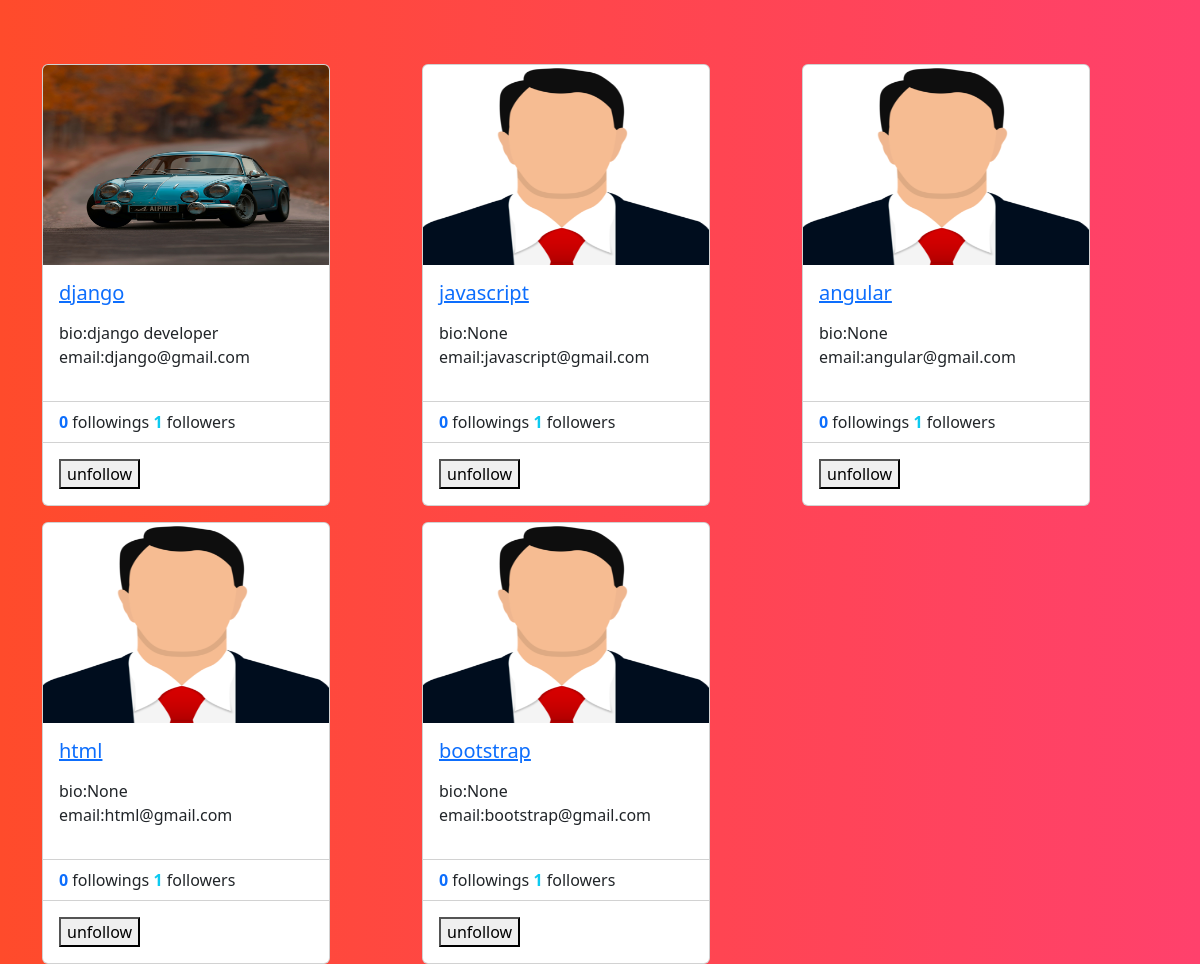
Screenshot of /profiles/all (signed in) with the database file from the repository.
### social/models.py (models this page shows)
class UserProfile(models.Model):
    user=models.OneToOneField(User,on_delete=models.CASCADE,related_name="profile")
    address=models.CharField(max_length=200,null=True)
    phone=models.CharField(max_length=200,null=True)
    profile_pic=models.ImageField(upload_to="profilepics",null=True,blank=True)
    dob=models.DateField(null=True)
    bio=models.CharField(max_length=200,null=True)
    following=models.ManyToManyField("self",related_name="followed_by",symmetrical=False,null=True)
    block=models.ManyToManyField("self",related_name="blocked",symmetrical=False,null=True)
    def __str__(self):
        return self.user.username

### social/views.py (the view)
# urls.py: path("profiles/all",views.ProfileListView.as_view(),name="profile-list"),
class ProfileListView(View):
    def get(self,request,*args,**kwargs):
        qs=UserProfile.objects.all().exclude(user=request.user)
        return render(request,"profile_list.html",{"data":qs})

### social/templates/profile_list.html (shortened to what this page needs)
<!DOCTYPE html>
{%load static%}
<html lang="en">
<head>
    <link href="https://cdn.jsdelivr.net/npm/bootstrap@5.3.2/dist/css/bootstrap.min.css" rel="stylesheet">
</head>
<body style="background: #FF416C;
background: -webkit-linear-gradient(to right, #FF4B2B, #FF416C);
background: linear-gradient(to right, #FF4B2B, #FF416C);">
<div class="container">
    <div class="row mt-5">
        {%for profile in data%}
            <div class="col-4 mt-3">
                <div class="card" style="width: 18rem;">
                    {%if profile.profile_pic%}
                    <img src="{{profile.profile_pic.url}}" class="card-img-top" alt="..." height="200px">
                    {%else%}
                    <img src="{%static 'social/images/profilepic.png'%}" class="card-img-top" alt="..." height="200px">
                    {%endif%}
                    <div class="card-body">
                      <h5 class="card-title">
                        <a href="{%url 'profile-detail' profile.id%}">{{profile}}</a>
                      </h5>
                      <p class="card-text">
                        <div>
                            bio:{{profile.bio}}
                        </div>
                       <div>
                        email:{{profile.user.email}}
                       </div>
                      </p>
                    </div>
                    <ul class="list-group list-group-flush">
                      <li class="list-group-item">
                       <span class="fw-bold text-primary"> {{profile.following.count}}</span> followings
                       <span class="fw-bold text-info">  {{profile.followed_by.count}}</span> followers
                      </li>
                    </ul>
                    <div class="card-body">
                      <form action="{%url 'follow' profile.id%}" method="post">
                        {%if profile in request.user.profile.following.all %}
                            <button type="submit" name="action" value="unfollow">unfollow</button>
                        {%else%}
                            <button type="submit" name="action" value="follow">follow</button>
                        {%endif%}
                      </form>
                    </div>
                  </div>
            </div>
        {%endfor%}
    </div>
</div>
</body>
</html>

### rows the page displays
UserProfile: profile_pic (picture), user.username "django", bio "django developer", user.email "django@gmail.com", following.count "0", followed_by.count "1", shows "unfollow"
UserProfile: user.username "javascript", bio "None", user.email "javascript@gmail.com", following.count "0", followed_by.count "1", shows "unfollow"
UserProfile: user.username "angular", bio "None", user.email "angular@gmail.com", following.count "0", followed_by.count "1", shows "unfollow"
UserProfile: user.username "html", bio "None", user.email "html@gmail.com", following.count "0", followed_by.count "1", shows "unfollow"
UserProfile: user.username "bootstrap", bio "None", user.email "bootstrap@gmail.com", following.count "0", followed_by.count "1", shows "unfollow"
